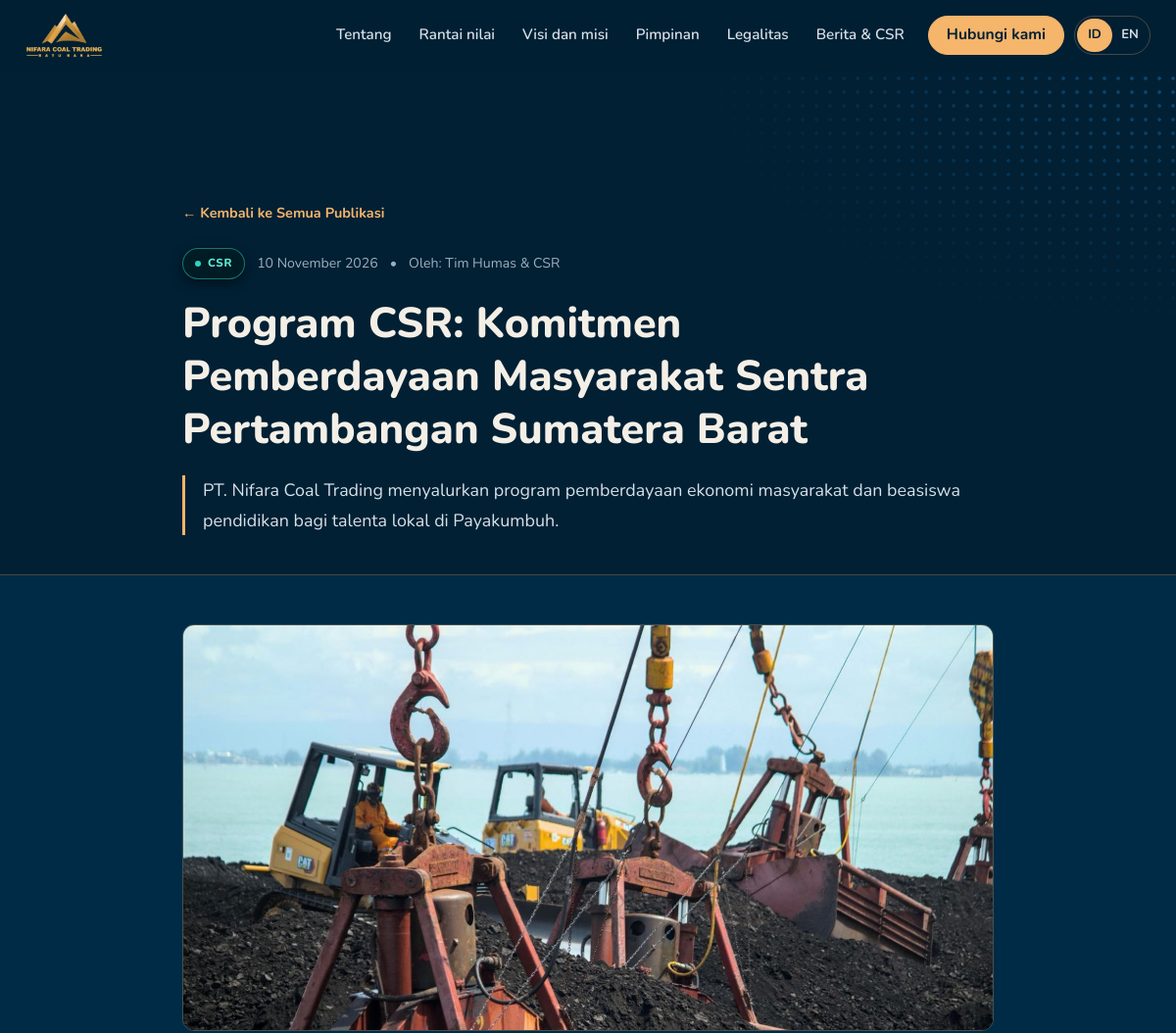
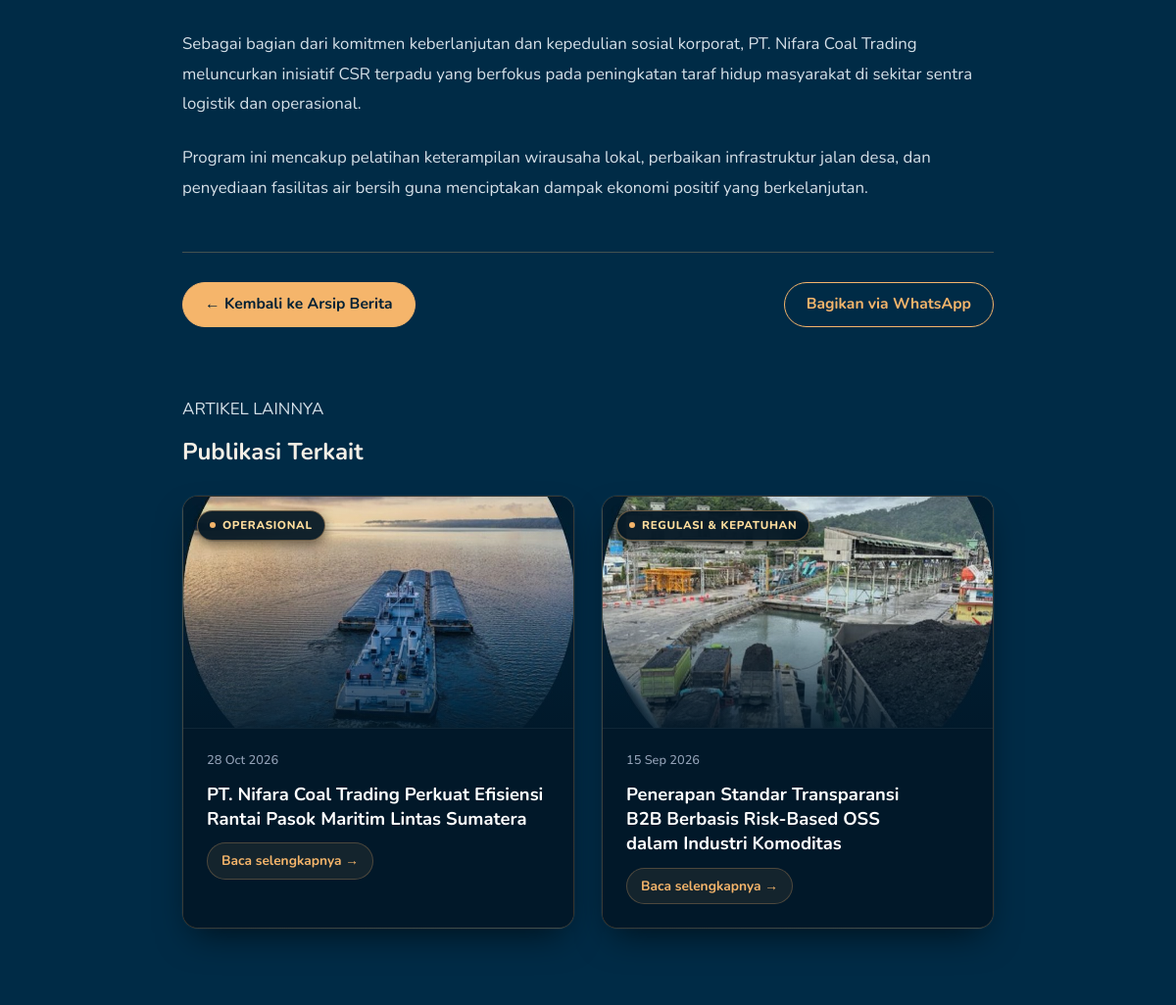
Before: /website_php/berita/program-csr-pemberdayaan-masyarakat-sumatera-barat (upper part) with the older database file (2 pictures, top to bottom).
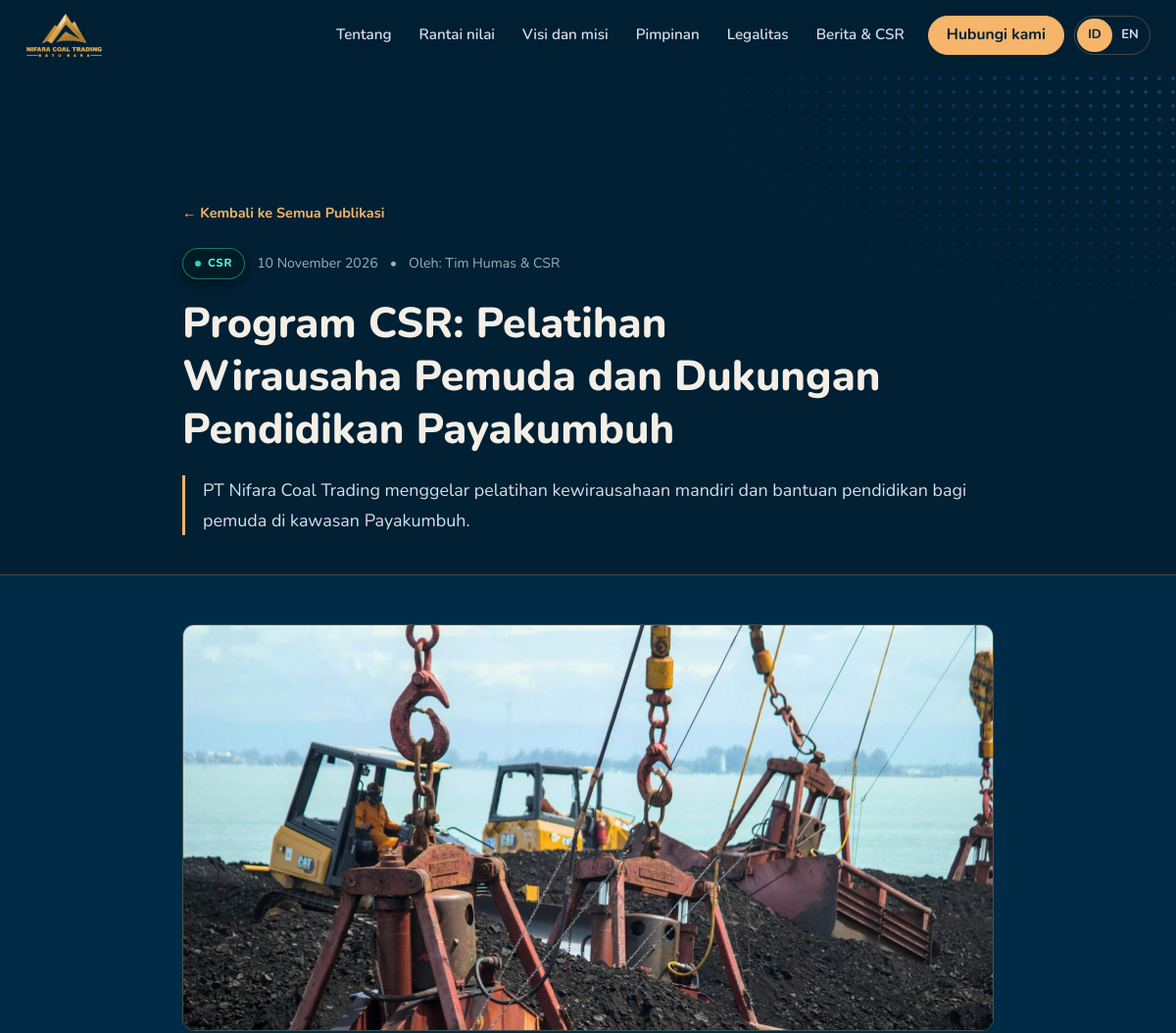
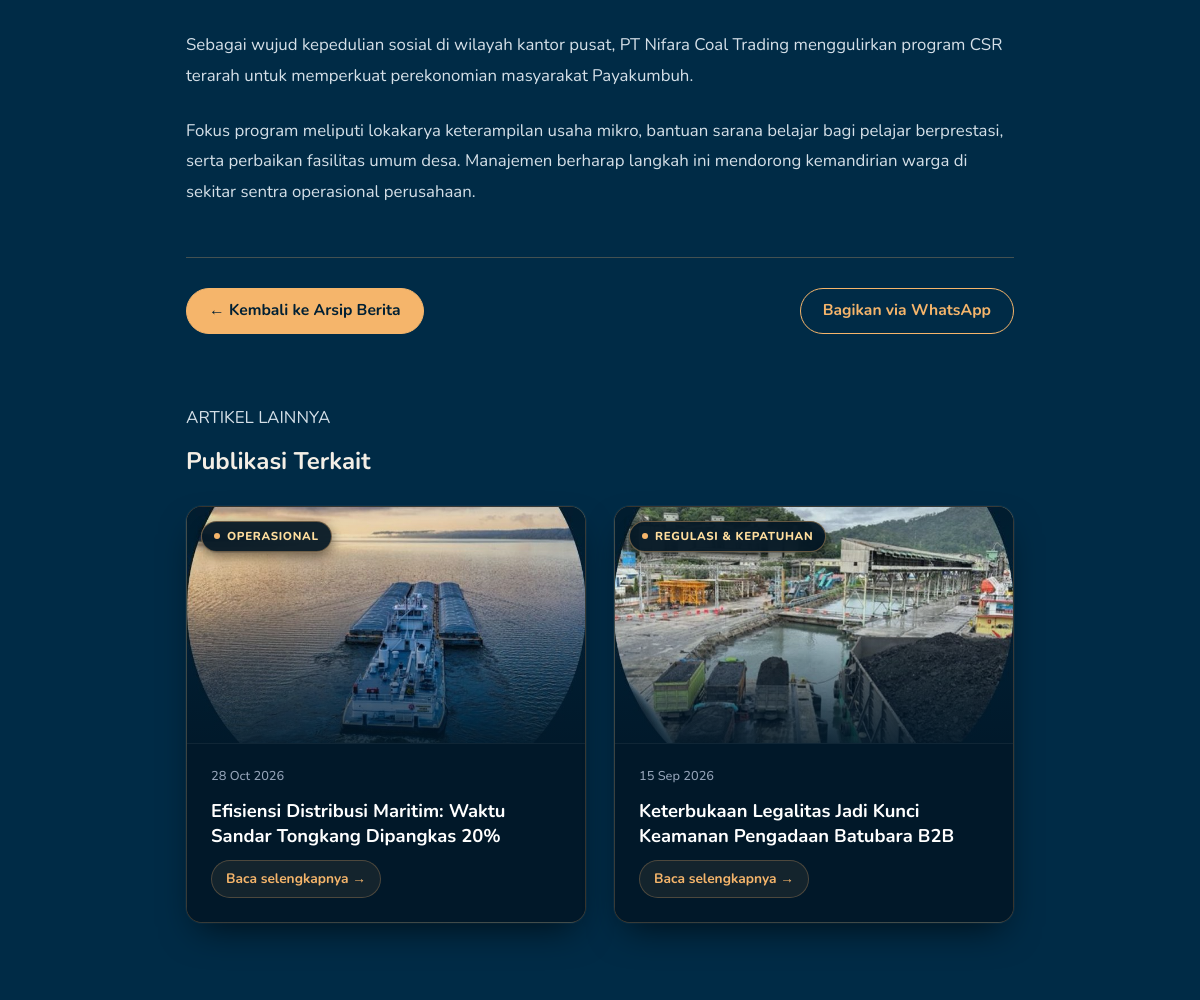
After: the same page with the newer database file (2 pictures, top to bottom).
### tables this page shows
CREATE TABLE IF NOT EXISTS `articles` (
  `id` int(11) NOT NULL AUTO_INCREMENT,
  `title` varchar(255) NOT NULL,
  `slug` varchar(255) NOT NULL,
  `category` varchar(100) NOT NULL DEFAULT 'Berita',
  `excerpt` text NOT NULL,
  `content` longtext NOT NULL,
  `image` varchar(255) DEFAULT NULL,
  `author` varchar(100) DEFAULT 'PT. Nifara Coal Trading',
  `status` enum('published','draft') NOT NULL DEFAULT 'published',
  `views` int(11) NOT NULL DEFAULT 0,
  `created_at` datetime NOT NULL DEFAULT CURRENT_TIMESTAMP,
  `updated_at` datetime NOT NULL DEFAULT CURRENT_TIMESTAMP ON UPDATE CURRENT_TIMESTAMP,
  PRIMARY KEY (`id`),
  UNIQUE KEY `slug_unique` (`slug`),
  KEY `idx_category` (`category`),
  KEY `idx_status_created` (`status`,`created_at`)
);

### website_php/config/auth.php (called while the page is built, shortened)
<?php
function sanitizeArticleHtml(string $html): string {
    $allowedTags = [
        'p', 'br', 'b', 'strong', 'i', 'em', 'u', 's', 'strike',
        'h1', 'h2', 'h3', 'h4', 'h5', 'h6',
        'ul', 'ol', 'li', 'blockquote', 'hr',
        'a', 'img', 'table', 'thead', 'tbody', 'tr', 'th', 'td',
        'span', 'div', 'figure', 'figcaption', 'code', 'pre'
    ];
    $allowedAttributes = [
        'a' => ['href', 'title', 'target', 'rel', 'class'],
        'img' => ['src', 'alt', 'title', 'width', 'height', 'loading', 'class'],
        'th' => ['scope', 'colspan', 'rowspan', 'class'],
        'td' => ['colspan', 'rowspan', 'class'],
        'span' => ['class'],
        'div' => ['class'],
        'p' => ['class'],
        'h1' => ['class'],
        'h2' => ['class'],
        'h3' => ['class'],
        'h4' => ['class'],
        'figure' => ['class'],
        'figcaption' => ['class'],
        'blockquote' => ['class'],
    ];
    $dom = new DOMDocument();
    $dom->loadHTML('<!DOCTYPE html><html><head><meta http-equiv="Content-Type" content="text/html; charset=utf-8"></head><body><div id="_nifara_article_root_">' . $html . '</div></body></html>', LIBXML_HTML_NOIMPLIED | LIBXML_HTML_NODEFDTD);
    $root = $dom->getElementById('_nifara_article_root_');
    $cleanNode = function(DOMNode $node) use (&$cleanNode, $allowedTags, $allowedAttributes) {
        if ($node->nodeType === XML_ELEMENT_NODE) {
            $tag = strtolower($node->nodeName);
            $allowedForTag = $allowedAttributes[$tag] ?? [];
            if ($node->hasAttributes()) {
                $attrsToRemove = [];
                foreach ($node->attributes as $attr) {
                    $attrName = strtolower($attr->nodeName);
                    if (str_starts_with($attrName, 'on') || !in_array($attrName, $allowedForTag, true)) {
                        $attrsToRemove[] = $attrName;
                        continue;
                    }
                }
                foreach ($attrsToRemove as $attrName) {
                    $node->removeAttribute($attrName);
                }
            }
        }
        $children = [];
        foreach ($node->childNodes as $child) {
            $children[] = $child;
        }
    };
    $cleanHtml = '';
    foreach ($root->childNodes as $child) {
        $cleanHtml .= $root->ownerDocument->saveHTML($child);
    }
    return $cleanHtml;
}

### website_php/berita/detail.php (the view, shortened to what the changed rows need)
<?php
require_once __DIR__ . '/../config/auth.php';
$db = getDB();
$basePath = '..';
$slug = isset($_GET['slug']) ? trim($_GET['slug']) : '';
$stmt = $db->prepare("SELECT * FROM articles WHERE slug = ? AND status = 'published' LIMIT 1");
$stmt->execute([$slug]);
$article = $stmt->fetch();
$db->prepare("UPDATE articles SET views = views + 1 WHERE id = ?")->execute([$article['id']]);
$artDate = date('d F Y', strtotime($article['created_at']));
$artImg = !empty($article['image']) ? $basePath . '/' . ltrim($article['image'], '/') : $basePath . '/img/hero.jpg';
$relStmt = $db->prepare("SELECT * FROM articles WHERE id != ? AND status = 'published' ORDER BY created_at DESC LIMIT 2");
$relStmt->execute([$article['id']]);
$relatedArticles = $relStmt->fetchAll();
$categoryMap = [
    'CSR' => 'CSR',
    'Operasional' => 'Operations',
    'Operasional & Rantai Pasok' => 'Operations & Supply Chain',
    'Regulasi & Kepatuhan' => 'Regulation & Compliance',
    'Tata Kelola & Legalitas' => 'Governance & Legal',
    'Wawasan Pasar' => 'Market Insights',
    'Berita' => 'News'
];
include __DIR__ . '/../includes/header.php';
?>
<main id="main" tabindex="-1">
  <section class="band dots" style="padding-top: 130px; padding-bottom: 40px; border-bottom: 1px solid var(--line);">
    <div class="wrap" style="max-width: 860px;">
      <a href="/berita/" style="color: var(--gold); text-decoration: none; font-size: 0.9rem; font-weight: 700; display: inline-flex; align-items: center; gap: 8px; margin-bottom: 24px;" data-en="&larr; Back to All Publications">
        &larr; Kembali ke Semua Publikasi
      </a>
      <div style="display: flex; gap: 12px; align-items: center; margin-bottom: 18px; flex-wrap: wrap;">
        <span class="news-tag <?= $article['category'] === 'CSR' ? 'csr' : '' ?>" style="position: static;" data-en="<?= htmlspecialchars($categoryMap[$article['category']] ?? $article['category']) ?>"><?= htmlspecialchars($article['category']) ?></span>
        <span style="color: var(--muted); font-size: 0.88rem;"><?= $artDate ?></span>
        <span style="color: var(--muted); font-size: 0.88rem;">&bull;</span>
        <span style="color: var(--muted); font-size: 0.88rem;"><span data-en="By:">Oleh:</span> <?= htmlspecialchars($article['author'] ?? 'PT. Nifara Coal Trading') ?></span>
      </div>
      <h1 style="font-size: clamp(1.8rem, 4vw, 2.7rem); line-height: 1.25; font-weight: 800; color: var(--paper); margin-bottom: 20px;" data-en="<?= htmlspecialchars($article['title_en'] ?? $article['title']) ?>">
        <?= htmlspecialchars($article['title']) ?>
      </h1>
      <p style="font-size: 1.12rem; line-height: 1.7; color: var(--text); font-weight: 400; border-left: 3px solid var(--gold); padding-left: 18px;" data-en="<?= htmlspecialchars($article['excerpt_en'] ?? $article['excerpt']) ?>">
        <?= htmlspecialchars($article['excerpt']) ?>
      </p>
    </div>
  </section>
  <section class="band alt" style="padding: 50px 0 80px;">
    <div class="wrap" style="max-width: 860px;">
      <?php if (!empty($article['image'])): ?>
        <img src="<?= htmlspecialchars($artImg) ?>" alt="<?= htmlspecialchars($article['title']) ?>" class="article-hero-img">
      <?php endif; ?>
      <div class="article-prose"<?= !empty($article['content_en']) ? ' data-en="' . htmlspecialchars($article['content_en']) . '"' : '' ?>>
        <?= sanitizeArticleHtml($article['content']) ?>
      </div>
      <div style="margin-top: 50px; padding-top: 30px; border-top: 1px solid var(--line); display: flex; justify-content: space-between; align-items: center; flex-wrap: wrap; gap: 16px;">
        <a href="/berita/" class="btn solid" data-en="&larr; Back to News Archive">&larr; Kembali ke Arsip Berita</a>
        <a href="https://wa.me/?text=<?= urlencode($article['title'] . ' - Baca selengkapnya di PT. Nifara Coal Trading') ?>" target="_blank" rel="noopener" class="btn" data-en="Share via WhatsApp">
        </a>
      </div>
      <?php if (!empty($relatedArticles)): ?>
        <div style="margin-top: 70px;">
          <span class="kicker" data-en="MORE ARTICLES">ARTIKEL LAINNYA</span>
          <h3 style="font-size: 1.5rem; color: var(--paper); margin: 8px 0 24px;" data-en="Related Publications">Publikasi Terkait</h3>
          <div class="news-grid">
            <?php foreach ($relatedArticles as $rel): ?>
              <?php $relImg = !empty($rel['image']) ? $basePath . '/' . ltrim($rel['image'], '/') : $basePath . '/img/hero.jpg'; ?>
              <article class="news-card">
                <a href="/berita/<?= urlencode($rel['slug']) ?>" class="news-thumb-wrap">
                  <img src="<?= htmlspecialchars($relImg) ?>" alt="<?= htmlspecialchars($rel['title']) ?>" loading="lazy">
                  <span class="news-tag <?= $rel['category'] === 'CSR' ? 'csr' : '' ?>" data-en="<?= htmlspecialchars($categoryMap[$rel['category']] ?? $rel['category']) ?>"><?= htmlspecialchars($rel['category']) ?></span>
                </a>
                <div class="news-body">
                  <div class="news-date">
                    <span><?= date('d M Y', strtotime($rel['created_at'])) ?></span>
                  </div>
                  <h4 class="news-title">
                    <a href="/berita/<?= urlencode($rel['slug']) ?>" data-en="<?= htmlspecialchars($rel['title_en'] ?? $rel['title']) ?>"><?= htmlspecialchars($rel['title']) ?></a>
                  </h4>
                  <a href="/berita/<?= urlencode($rel['slug']) ?>" class="news-readmore" aria-label="Baca artikel: <?= htmlspecialchars($rel['title']) ?>" data-en-aria-label="Read article: <?= htmlspecialchars($rel['title_en'] ?? $rel['title']) ?>">
                    <span data-en="Read more &rarr;">Baca selengkapnya &rarr;</span>
                  </a>
                </div>
              </article>
            <?php endforeach; ?>
          </div>
        </div>
      <?php endif; ?>
    </div>
  </section>
</main>
<?php
include __DIR__ . '/../includes/footer.php';
?>

Changed rows visible on the page:
changed articles "Tim Humas & CSR": title "Program CSR: Komitmen Pemberdayaan Masyarakat Sentra Pertambangan Sumatera Barat" → "Program CSR: Pelatihan Wirausaha Pemuda dan Dukungan Pendidikan Payakumbuh"; excerpt "PT. Nifara Coal Trading menyalurkan program pemberdayaan ekonomi masyarakat dan beasiswa pendidikan bagi talenta lokal di Payakumbuh." → "PT Nifara Coal Trading menggelar pelatihan kewirausahaan mandiri dan bantuan pendidikan bagi pemuda di kawasan Payakumbuh."; content "Sebagai bagian dari komitmen keberlanjutan dan kepedulian sosial korporat, PT. Nifara Coal Trading meluncurkan inisiatif CSR terpadu yang berfokus pada peningkatan taraf hidup masyarakat di sekitar sentra logistik dan operasional. Program ini mencakup pelatihan keterampilan wirausaha lokal, perbaikan infrastruktur jalan desa, dan penyediaan fasilitas air bersih guna menciptakan dampak ekonomi positif yang berkelanjutan." → "Sebagai wujud kepedulian sosial di wilayah kantor pusat, PT Nifara Coal Trading menggulirkan program CSR terarah untuk memperkuat perekonomian masyarakat Payakumbuh. Fokus program meliputi lokakarya keterampilan usaha mikro, bantuan sarana belajar bagi pelajar berprestasi, serta perbaikan fasilitas umum desa. Manajemen berharap langkah ini mendorong kemandirian warga di sekitar sentra operasional perusahaan."
changed articles "OPERASIONAL": title "PT. Nifara Coal Trading Perkuat Efisiensi Rantai Pasok Maritim Lintas Sumatera" → "Efisiensi Distribusi Maritim: Waktu Sandar Tongkang Dipangkas 20%"
changed articles "REGULASI & KEPATUHAN": title "Penerapan Standar Transparansi B2B Berbasis Risk-Based OSS dalam Industri Komoditas" → "Keterbukaan Legalitas Jadi Kunci Keamanan Pengadaan Batubara B2B"
